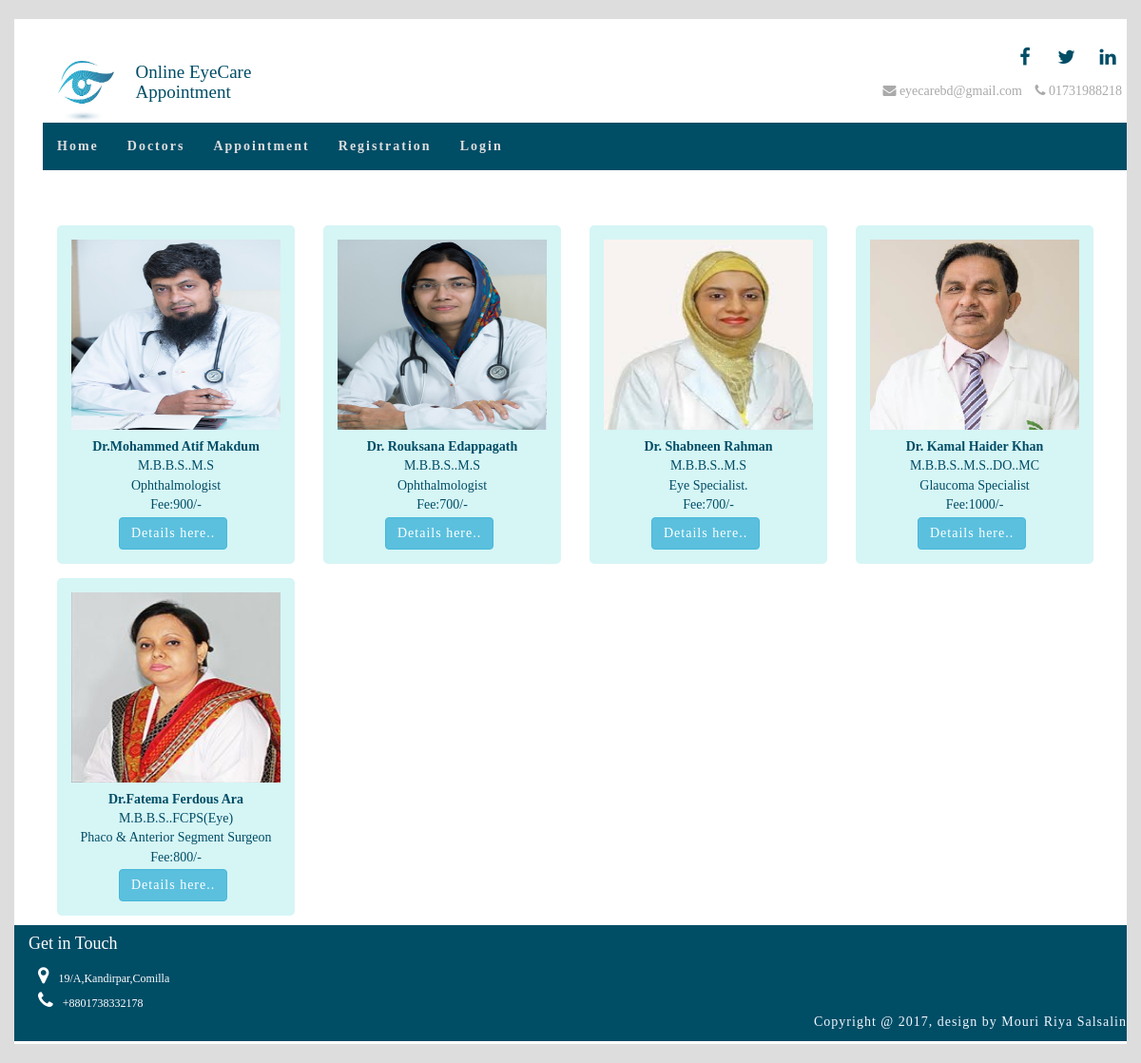
The app's page /doctors.php with its own data.
### tables this page shows
CREATE TABLE IF NOT EXISTS `doctors` (
  `doctor_id` int(11) NOT NULL AUTO_INCREMENT,
  `photo` varchar(100) NOT NULL,
  `name` varchar(30) NOT NULL,
  `doctor_detail` varchar(300) NOT NULL,
  `mobile` varchar(40) NOT NULL,
  `qualification` varchar(20) NOT NULL,
  `specialist` varchar(50) NOT NULL,
  `day` varchar(60) NOT NULL,
  `start_time` varchar(50) NOT NULL,
  `end_time` varchar(50) NOT NULL,
  `fee` varchar(20) NOT NULL,
  PRIMARY KEY (`doctor_id`)
);

### doctors.php (the view, shortened to what this page needs)
<!DOCTYPE html>
<html lang="">
<head>
    <link rel="stylesheet" href="css/bootstrap.min.css">
    <link rel="stylesheet" href="css/font-awesome.min.css">
    <link rel="stylesheet" href="css/style3.css">
</head>
<?php
  		   $conn = mysqli_connect("localhost","root","","finalprojectdemo") ;
  ?>
<body>
  <div class="container-fluid">
        <div class="wrapper_white">
              <?php require_once('header.php'); ?>
    <div class="container">
         <div class='container kids_content'>
         <div class='row'>
    <div class='col-md-12'>
                <?php
                        $sql="select * from doctors";
                        $result=mysqli_query($conn,$sql);
                        while($data=mysqli_fetch_array($result)){
                            $photo=$data['photo'];
                            $doctor_id=$data['doctor_id'];
                            $name=$data['name'];
                            $qualification=$data['qualification'];
                            $specialist=$data['specialist'];
                            $fee=$data['fee'];
                            echo"
                            <div class='doctor_img'>
                                    <img src='images/$photo' alt='there is a image'>
                                        <h3><strong> $name</strong></h3>
                                        <h3>$qualification</h3>
                                        <h3>$specialist</h3>
                                        <h3>Fee:$fee</h3>
                                        <a href='doctor_detail.php?doctor_id=$doctor_id' class='btn btn-info'>Details here..</a>
                                </div>
                            ";
                        }
        ?>
        </div>
        </div>
        </div>
              </div>
        <?php require_once('footer.php'); ?>
    </div>
</body>
</html>

### header.php (shortened to what this page needs)
<head>
    <link rel="stylesheet" href="css/bootstrap.min.css">
    <link rel="stylesheet" href="css/font-awesome.min.css">
    <link rel="stylesheet" href="css/style3.css">
</head>
<header>
    <body>
            <div class="container-fluid">
        <div class="wrapper_white">
            <div class="container">
               <div class="row">
                    <div class="col-md-6">
                        <div class="logo">
                               <div class="row">
                                    <div class="col-md-2">
                                        <a href='index.php' style="text-decoration:none;"><img src="download.jpg" alt="Mountain View" style="width:60px;height:65px;float:left;margin-top:18px;margin-left:15px;margin-right:5px;">
                                   </div>
                                  <div class="col-md-4">
                                      <h1>Online EyeCare Appointment</h1></a>
                                   </div>
                            </div>
                        </div>
                    </div>
                    <div class="col-md-6">
                        <div class="row pull-right">
                            <div class="col-md-12 ">
                                <ul class=" list-inline social_icon  pull-right text-center">
                                    <li><a href=""><i class="fa fa-facebook" aria-hidden="true"></i></a></li>
                                    <li><a href=""><i class="fa fa-twitter" aria-hidden="true"></i></a></li>
                                    <li><a href=""><i class="fa fa-linkedin" aria-hidden="true"></i></a></li>
                                </ul>
                            </div>
                            <div class="col-md-12">
                                <div class="contact pull-right">
                                    <ul class="list-inline">
                                        <li><i class="fa fa-envelope"></i> eyecarebd@gmail.com</li>
                                        <li><i class="fa fa-phone"></i> 01731988218</li>
                                    </ul>
                                </div>
                            </div>
                        </div>
                    </div>
                </div>
            </div>
            <div class="container">
                <div class="navbar">
                    <div class="collapse navbar-collapse" id=mynav>
                        <ul class="nav navbar-nav">
                            <li class="active"><a href="index.php">Home</a></li>
                            <li><a href="doctors.php">Doctors</a></li>
                            <li><a href="appointment.php">Appointment</a></li>
                            <li><a href="registration.php">Registration</a></li>
                            <li><a href="login.php">Login</a></li>
                        </ul>
                    </div>
                </div>
            </div>
                </div>
        </div>
    </body>
     </header>

### footer.php
<section id="footer">
    <div class="container">
	<div class="row">
            <div class="col-sm-3 col-md-3">
		<div class="footer-address">
            <h4>Get in Touch</h4>
                    <i class="fa fa-map-marker" aria-hidden="true"></i><span>19/A,Kandirpar,Comilla</span><br>
                    <i class="fa fa-phone" aria-hidden="true"></i><span>+8801738332178</span><br>
		</div>
            </div>
		<div class="footer-text text-right">
                    <p>Copyright @ 2017, design by Mouri Riya Salsalin</p>
		</div>
	</div>
    </div>
</section>

### css/style3.css (style rules this page uses)
body { background: #ddd; font-family: 'Oxygen-Regular'; }
.wrapper_white { background: #ffffff; margin: 20px auto; border:none; padding:3px 0px; }
.contact { color:#AAAAAA; }
h3 { margin-top:0px; color:#004d66; text-align:center; }
.logo h1 { font-size: 19px; color:#004d66; text-decoration: none; }
.social_icon li a { color:#004d66; display: block; height: 30px; width: 30px; font-size:20px; }
@media (min-width: 768px) { .navbar { border-radius: 0px; background: #004d66; border: none; } }
.nav li a { background-color:#004d66; display: block; font-weight: bold; color:#ddd; letter-spacing: 2px; }
.navbar-collapse { padding-right: 0px; padding-left: 0px; }
.caption h4,p { color:#004d66; letter-spacing: 1px; }
.doctor_img { margin:15px 15px 0px 15px; float: left; height: auto; width: 250px; background:#d6f5f5; padding: 15px; border-radius: 5px; }
.doctor_img img { width:100%; height:200px; margin-bottom: 5px; }
#footer { background: #004d66; color: #fff; margin-top:10px; }
.footer-address { font-size: 12px; }
.footer-address i { font-size: 20px; margin: 3px 10px 3px 10px; }
.footer-text p { margin-top:15px; color:aliceblue; clear:left; }

### doctors.php (style rules this page uses)
.doctor_img h3 { margin: 5px; font-size:14px; }
.btn-info { color: #fff; background-color: #5bc0de; border-color: #46b8da; letter-spacing: 1px; font-size: 17px; margin-left:50px; }

### records on screen
doctors: photo (picture), name "Dr.Mohammed Atif Makdum", qualification "M.B.B.S..M.S", specialist "Ophthalmologist", fee "900/-"
doctors: photo (picture), name "Dr. Rouksana Edappagath", qualification "M.B.B.S..M.S", specialist "Ophthalmologist", fee "700/-"
doctors: photo (picture), name "Dr. Shabneen Rahman", qualification "M.B.B.S..M.S", specialist "Eye Specialist.", fee "700/-"
doctors: photo (picture), name "Dr. Kamal Haider Khan", qualification "M.B.B.S..M.S..DO..MC", specialist "Glaucoma Specialist", fee "1000/-"
doctors: photo (picture), name "Dr.Fatema Ferdous Ara", qualification "M.B.B.S..FCPS(Eye)", specialist "Phaco & Anterior Segment Surgeon", fee "800/-"
